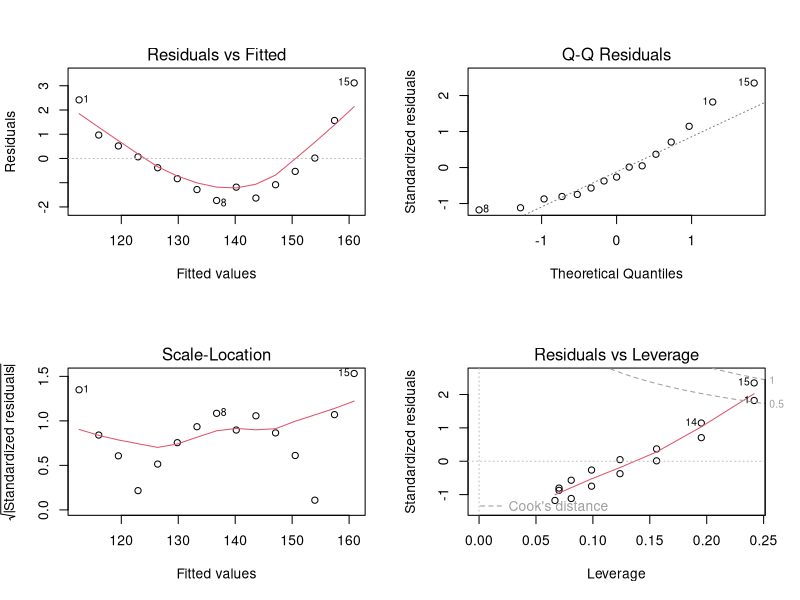
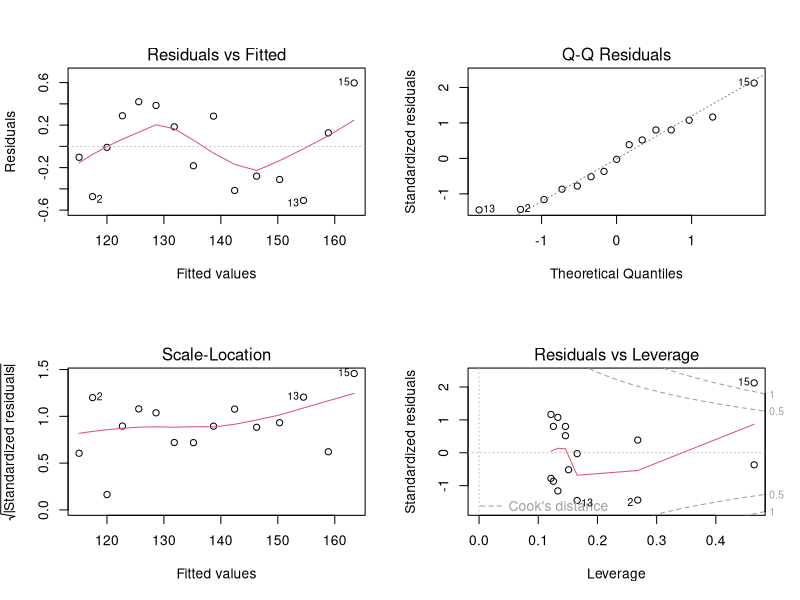
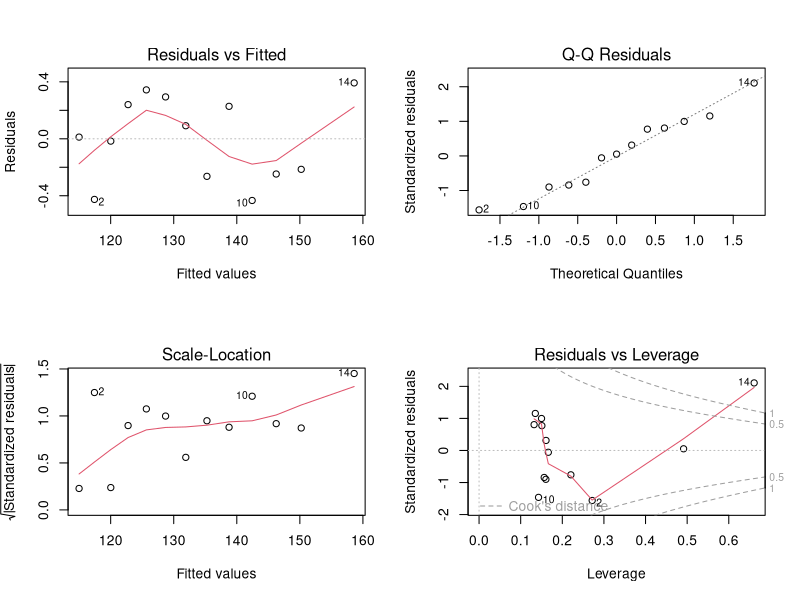

Write the R code that produced these figures, in order. (Note: this script raises an error after producing the figures.)
#1.biaozhun fangfa
fit <- lm(weight ~ height, data = women)
par(mfrow = c(2,2))
plot(fit)#huachu d jieguo gen shushang butong, wei chachu yuanyin
fit
summary(fit)

#2. erci nihe d zhenduan tu
fit2 <- lm(weight ~ height + I(height^2),data = women)
par(mfrow= c(2,2))
plot(fit2) #jieguo zhengchang 

#cong tuxing zhong keyi dedao ,di 13 he 15 lianggedian dui jieguo you jiaoda yingxiang
#yinwei 13 meiyou z 45 du xiexian shang ,shi yichangzhi;
#15 d cook zhi jiaoda,
#shanchu zhe lianggedian ,dui nihe jieguo hui you jiaoda d yingxiang 
newfit <- lm(weight ~ height + I(height^2), data = women[-c(13,15),]) #nihe xichu dian hou d moxing
plot(newfit)
#dan yiban bu shanchu dian

#yingyong jiben fangfa guancha 'states' d duoyuan huigui wenti
fit <- lm(Murder ~ Population + Illiteracy + Income + Frost, data = states)
par(mfrow = c(2,2))
plot(fit)
